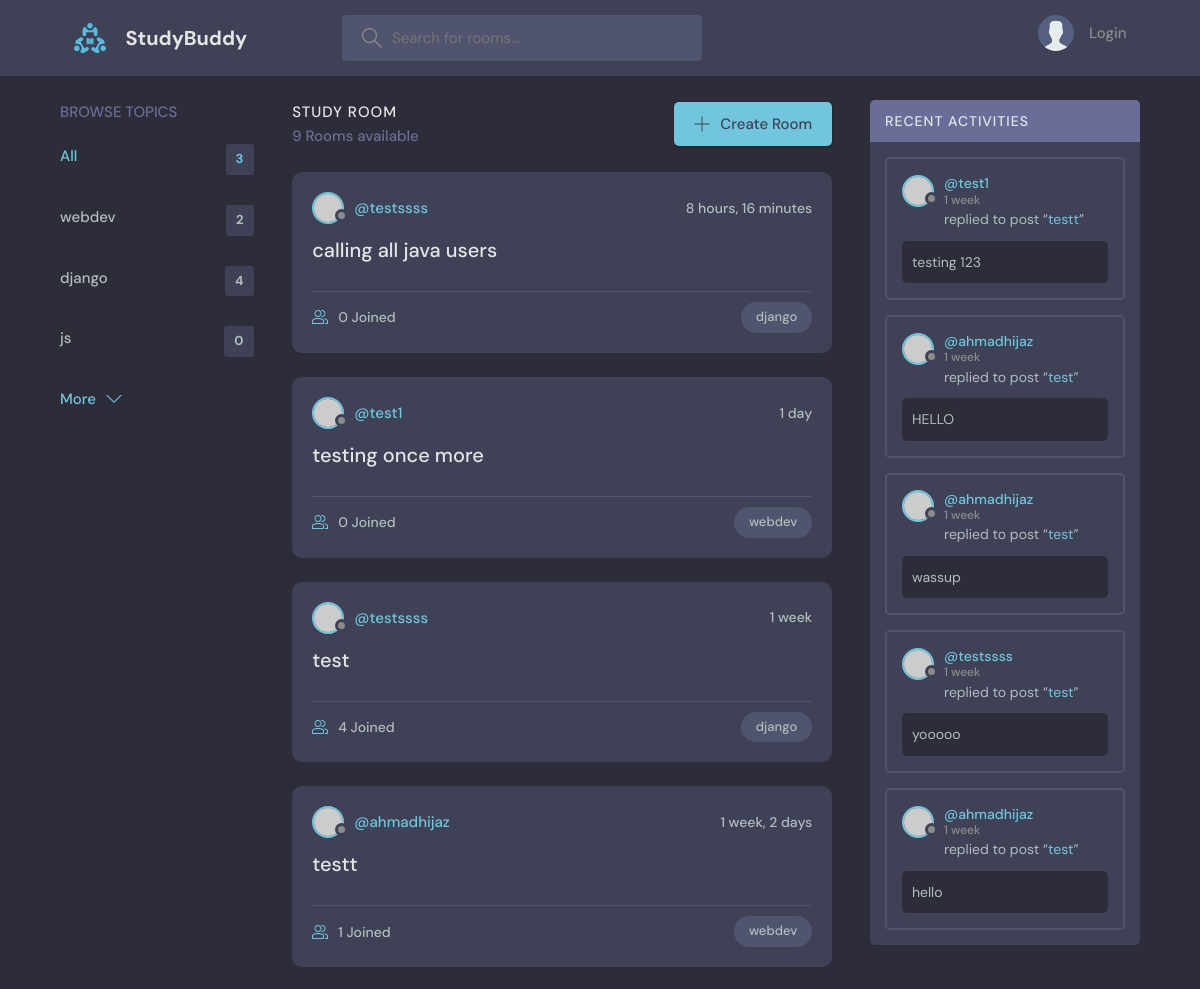
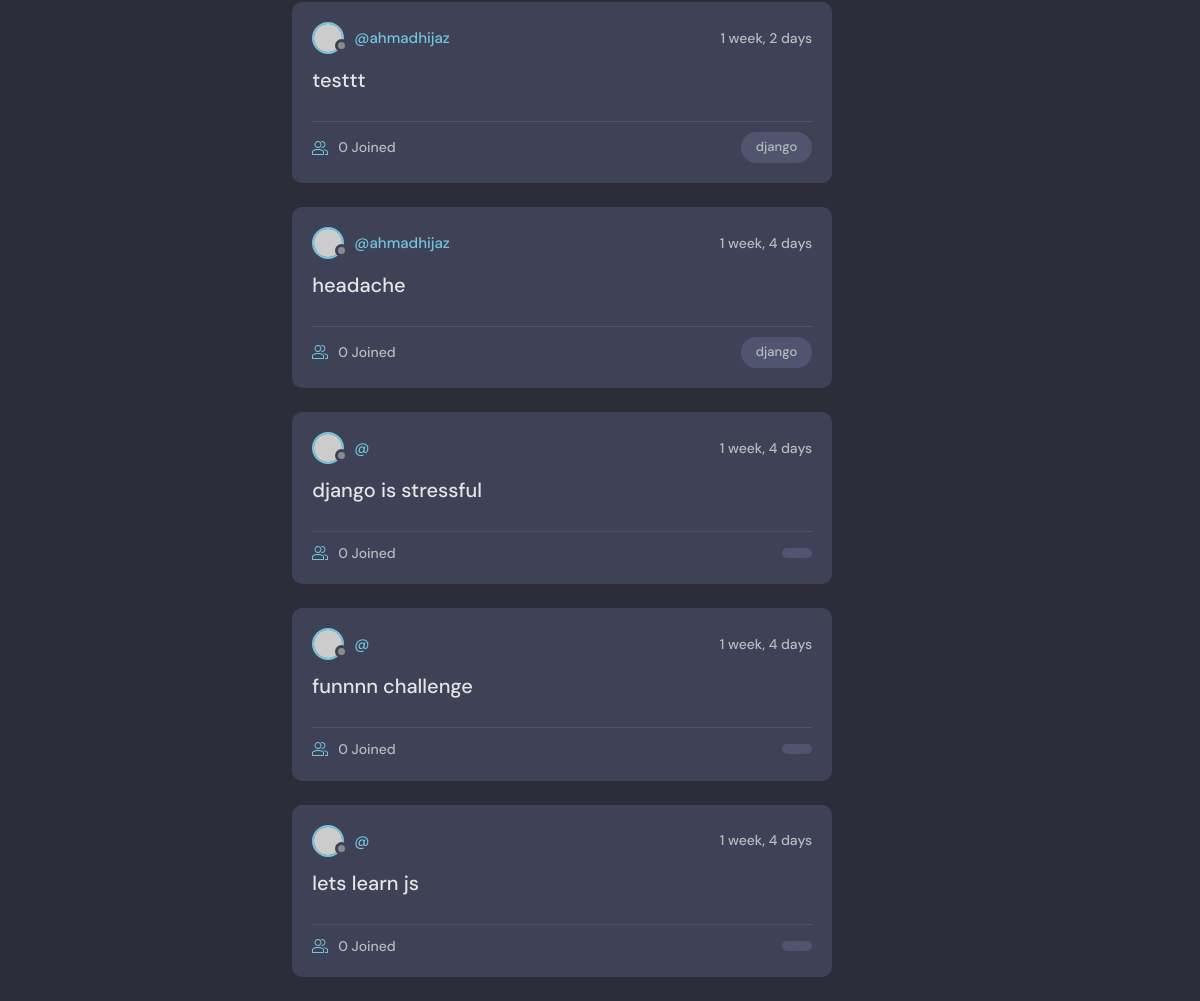
The page / on the database its author committed (2 pictures, top to bottom).
### base/models.py (models this page shows, shortened)
class Topic(models.Model):
     name = models.CharField(max_length=200)

class Room(models.Model):
     host = models.ForeignKey(User, on_delete=models.SET_NULL, null=True)
     topic = models.ForeignKey(Topic, on_delete=models.SET_NULL, null=True)
     name = models.CharField(max_length=200)
     description = models.TextField(null=True, blank=True)
     participants = models.ManyToManyField(User, related_name='participants', blank=True)
     updated = models.DateTimeField(auto_now=True)
     created = models.DateTimeField(auto_now_add=True)
     class Meta:
          ordering = ['-updated', '-created']
     def __str__(self):
          return self.name

class Message(models.Model):
     user = models.ForeignKey(User, on_delete=models.CASCADE)
     room = models.ForeignKey(Room, on_delete=models.CASCADE)
     body = models.TextField()
     updated = models.DateTimeField(auto_now=True)
     created = models.DateTimeField(auto_now_add=True)
     class Meta:
          ordering = ['-updated', '-created']

### base/views.py (the view)
# urls.py: path('', views.home, name="home"),
def home(request):
    q = request.GET.get('q') if request.GET.get('q') != None else ''
    rooms = Room.objects.filter(
        Q(topic__name__icontains=q) |
        Q(name__icontains=q) |
        Q(description__icontains=q)
        )
    topics = Topic.objects.all()
    room_count = rooms.count()
    room_messages = Message.objects.filter(Q(room__topic__name__icontains=q))
    context = {'rooms': rooms, 'topics': topics,
                'room_count': room_count, 'room_messages':room_messages}
    return render(request, 'base/home.html', context)

### base/templates/base/home.html (shortened to what this page needs)
{% extends 'main.html' %}
{% block content %}
    <main class="layout layout--3">
      <div class="container">
        {% include 'base/topics_component.html' %}
        <div class="roomList">
          <div class="roomList__header">
            <div>
              <h2>Study Room</h2>
              <p>{{room_count}} Rooms available</p>
            </div>
            <a class="btn btn--main" href="{% url 'create-room' %}">
              <svg version="1.1" xmlns="http://www.w3.org/2000/svg" width="32" height="32" viewBox="0 0 32 32">
                <title>add</title>
                <path
                  d="M16.943 0.943h-1.885v14.115h-14.115v1.885h14.115v14.115h1.885v-14.115h14.115v-1.885h-14.115v-14.115z"
                ></path>
              </svg>
              Create Room
            </a>
          </div>
          {% include 'base/feed_component.html' %}
        </div>
        {% include 'base/activity_component.html' %}
      </div>
    </main>
    {% endblock %}

### base/templates/base/topics_component.html
<div class="topics">
    <div class="topics__header">
      <h2>Browse Topics</h2>
    </div>
    <ul class="topics__list">
      <li>
        <a href="{% url 'home'%}" class="active">All <span>{{topics.count}}</span></a>
      </li>
      {% for topic in topics %}
      <li>
        <a href="{% url 'home' %}?q={{topic.name}}">{{topic.name}} <span>{{topic.room_set.all.count}}</span></a>
      </li>
      {% endfor %}
    </ul>
    <a class="btn btn--link" href="topics.html">
      More
      <svg version="1.1" xmlns="http://www.w3.org/2000/svg" width="32" height="32" viewBox="0 0 32 32">
        <title>chevron-down</title>
        <path d="M16 21l-13-13h-3l16 16 16-16h-3l-13 13z"></path>
      </svg>
    </a>
  </div>

### base/templates/base/feed_component.html (shortened to what this page needs)
{% for room in rooms %}
<div class="roomListRoom">
    <div class="roomListRoom__header">
      <a href="{% url 'user-profile' room.host %}" class="roomListRoom__author">
        <div class="avatar avatar--small">
          <img src="https://randomuser.me/api/portraits/women/11.jpg" />
        </div>
        <span>@{{room.host.username}}</span>
      </a>
      <div class="roomListRoom__actions">
        <span>{{room.created|timesince}}</span>
      </div>
    </div>
    <div class="roomListRoom__content">
      <a href="{% url 'room' room.id %}">{{room.name}}</a>
    </div>
    <div class="roomListRoom__meta">
      <a href="{% url 'room' room.id %}" class="roomListRoom__joined">
        {{room.participants.all.count}} Joined
      </a>
      <p class="roomListRoom__topic">{{room.topic.name}}</p>
    </div>
  </div>
  {% endfor %}

### base/templates/base/activity_component.html (shortened to what this page needs)
<div class="activities">
    <div class="activities__header">
      <h2>Recent Activities</h2>
    </div>
    {% for message in room_messages%}
    <div class="activities__box">
      <div class="activities__boxHeader roomListRoom__header">
        <a href="{% url 'user-profile' message.user.id %}" class="roomListRoom__author">
          <div class="avatar avatar--small">
            <img src="https://randomuser.me/api/portraits/women/11.jpg" />
          </div>
          <p>
            @{{message.user}}
            <span>{{message.created|timesince}}</span>
          </p>
        </a>
      </div>
      <div class="activities__boxContent">
        <p>replied to post “<a href="{% url 'room' message.room.id %}">{{message.room}}</a>”</p>
        <div class="activities__boxRoomContent">
          {{message.body}}
        </div>
      </div>
    </div>
    {% endfor %}
  </div>

### rows shown on the page
Topic: name "webdev", room_set.all.count "2"
Topic: name "django", room_set.all.count "4"
Topic: name "js", room_set.all.count "0"
Room: host.username "testssss", created "8 hours, 16 minutes", name "calling all java users", participants.all.count "0", topic.name "django"
Room: host.username "test1", created "1 day", name "testing once more", participants.all.count "0", topic.name "webdev"
Room: host.username "testssss", created "1 week", name "test", participants.all.count "4", topic.name "django"
Room: host.username "ahmadhijaz", created "1 week, 2 days", name "testt", participants.all.count "1", topic.name "webdev"
Room: host.username "ahmadhijaz", created "1 week, 2 days", name "testtt", participants.all.count "0", topic.name "django"
Room: host.username "ahmadhijaz", created "1 week, 4 days", name "headache", participants.all.count "0", topic.name "django"
Room: created "1 week, 4 days", name "django is stressful", participants.all.count "0"
Room: created "1 week, 4 days", name "funnnn challenge", participants.all.count "0"
Room: created "1 week, 4 days", name "lets learn js", participants.all.count "0"
Message: user "test1", created "1 week", room "testt", body "testing 123"
Message: user "ahmadhijaz", created "1 week", room "test", body "HELLO"
Message: user "ahmadhijaz", created "1 week", room "test", body "wassup"
Message: user "testssss", created "1 week", room "test", body "yooooo"
Message: user "ahmadhijaz", created "1 week", room "test", body "hello"

### other values the page prints
{{ topics.count }} "3"
{{ room_count }} "9"
